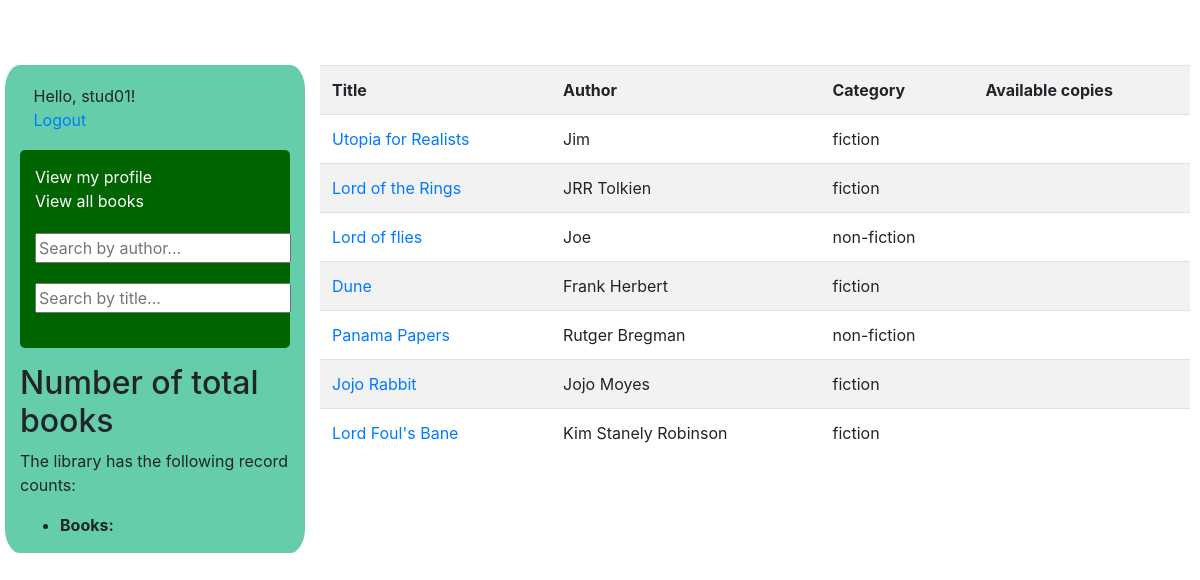
Page /list_loaned (signed in) on the committed database.
### manager/models.py (models this page shows, shortened)
class User(AbstractUser):
    email = models.EmailField()
    is_student = models.BooleanField(default=False)
    is_librarian = models.BooleanField(default=False)

class Book(models.Model):
    book_id = models.AutoField(primary_key=True)
    title = models.CharField(max_length=200)
    author = models.CharField(max_length=200)
    category = models.ForeignKey(Category, on_delete=models.CASCADE)
    loaned = models.CharField(max_length=200, default='available')

class Category(models.Model):
    category_id = models.AutoField(primary_key=True)
    name = models.CharField(max_length=200,unique=True)
    def __str__(self):
        return self.name

### manager/views.py (the view)
# urls.py: path('list_loaned', ListLoaned.as_view(), name='list_loaned'),
@method_decorator([login_required, student_required], name='dispatch')
class ListLoaned(ListView):
    model = Book
    template_name = 'list_loaned.html'
    context_object_name = 'books'

### manager/templates/list_loaned.html
{% extends "base.html" %}
{% block content %}
<table class="table table-striped">
<tr>
<th>Title</th>
<th>Author</th>
<th>Category</th>
<th>Available copies</th>
</tr>
{% for book in books %}
<tr>
<td><a href="{% url 'view_book' book.pk %}">{{book.title}}</a></td>
<td>{{book.author}}</td>
<td>{{book.category}}</td>
<td>{{book.in_stock}}</td>
</tr>
{% endfor %}
</table>
{% endblock %}

### manager/templates/base.html (shortened to what this page needs)
<!DOCTYPE html>
<html lang="en">
<head>
  <link rel="stylesheet" href="https://cdn.jsdelivr.net/npm/bootstrap@4.5.3/dist/css/bootstrap.min.css">
  {% load static %}
  <link rel="stylesheet" href="{% static 'css/style.css' %}">
</head>
<body>
  <div class="container-fluid">
    <div class="row">
      <div class="col-sm-3">
      {% block sidebar %}
      <div class="" id="user_greeting">
      <div>Hello, {{ user.username|default:'Guest' }}!</div>
      {% if user.is_authenticated %}
      <div><a href="{% url 'logout' %}">Logout</a></div>
      {% else %}
      <div><a href="{% url 'login' %}">Log In</a></div>
      <div><a href="{% url 'signup' %}">Register</a></div>
      {% endif %}
      </div>
        <ul class="sidebar-nav">
          {% if user.is_authenticated and user.is_librarian %}
          <li><a href="{% url 'add_book' %}">Add a book</a></li>
          <li><a href="{% url 'add_category' %}">Add a category</a></li>
          <li><a href="{% url 'list_books' %}">View all books</a></li>
          {% elif user.is_authenticated and user.is_student %}
          <li><a href="{% url 'list_loaned' %}">View my profile</a></li>
          <li><a href="{% url 'list_books' %}">View all books</a></li>
          {% endif %}
          {% if user.is_authenticated %}
          <form class="searchbar" action="{% url 'search_by_author' %}" method="get">
            <input name="author" type="text" placeholder="Search by author...">
          </form>
           <form class="searchbar" action="{% url 'search_by_title' %}" method="get">
            <input name="title" type="text" placeholder="Search by title...">
          </form>
          {% endif %}
        </ul>
        <h2>Number of total books</h2>
  <p>The library has the following record counts:</p>
  <ul>
    <li><strong>Books:</strong> {{ num_books }}</li>
  </ul>
     {% endblock %}
      </div>
      <div class="col-sm-9 ">{% block content %}{% endblock %}</div>
    </div>
  </div>
</body>
</html>

### manager/static/css/style.css (style rules this page uses)
.sidebar-nav { background: darkgreen; border-radius: 5px; padding: 15px 15px; }
.sidebar-nav li { list-style-type: none; }
.sidebar-nav a { color:white; }
.container-fluid { padding-top: 5%; margin: 5px; }
#user_greeting { margin: 5px 0px; padding: 5%; }
.col-sm-3 { background-color: mediumaquamarine; border-radius: 5%; }
.searchbar { margin-top: 20px; margin-bottom: 20px; }

### rows in the picture
User: username "stud01"
Book: title "Utopia for Realists", author "Jim", category "fiction"
Book: title "Lord of the Rings", author "JRR Tolkien", category "fiction"
Book: title "Lord of flies", author "Joe", category "non-fiction"
Book: title "Dune", author "Frank Herbert", category "fiction"
Book: title "Panama Papers", author "Rutger Bregman", category "non-fiction"
Book: title "Jojo Rabbit", author "Jojo Moyes", category "fiction"
Book: title "Lord Foul's Bane", author "Kim Stanely Robinson", category "fiction"
